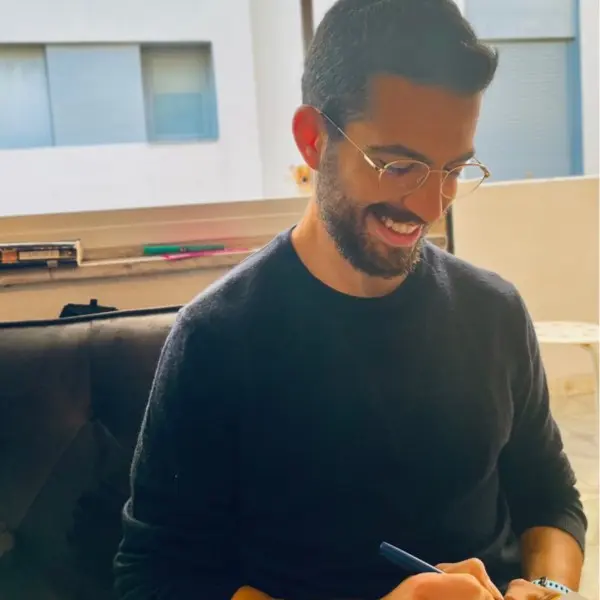
#> input picture image.png, 600 x 600 px
$ python main.py
#> lines starting #> are read from the running program, lines starting #| are printed output that depends on the picture
### image_utils.py
from PIL import Image
import numpy as np
from scipy.ndimage import convolve
from skimage.filters import median
from skimage.morphology import ball
import os

KERNELY = np.array([[1, 2, 1], [0, 0, 0], [-1, -2, -1]])
KERNELX = np.array([[1, 0, -1], [2, 0, -2], [1, 0, -1]])

def load_image(path):
#> called with path = 'image.png'
    if not os.path.exists(path):
        raise ValueError(f"Image at path '{path}' not found.")
    return np.array(Image.open(path))
#> returned value is the input picture: shape (600, 600, 3); mean R, G, B 108.1, 107.6, 103.6

def preprocess_image(image):
    """
    Apply a median filter for noise reduction.
    """
    return median(image, ball(3))

def edge_detection(image_array):
    gray_image = np.mean(image_array, axis=2)
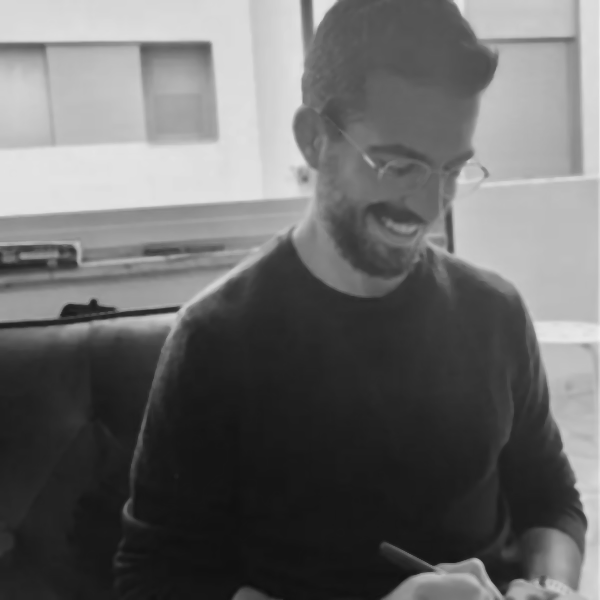
#> gray_image: shape (600, 600) float64; min 15.33, max 240.3, mean 106.3
    kernelY = np.array([[1, 2, 1], [0, 0, 0], [-1, -2, -1]])
    kernelX = np.array([[-1, 0, 1], [-2, 0, 2], [-1, 0, 1]])
    edgeY = convolve(gray_image, kernelY, mode='constant', cval=0.0)
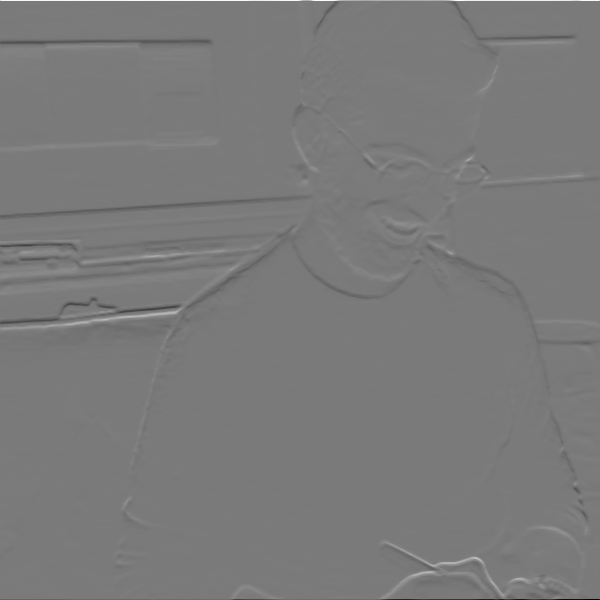
#> edgeY: shape (600, 600) float64; min -850, max 916.3, mean -0.8; drawn with min black and max white
    edgeX = convolve(gray_image, kernelX, mode='constant', cval=0.0)
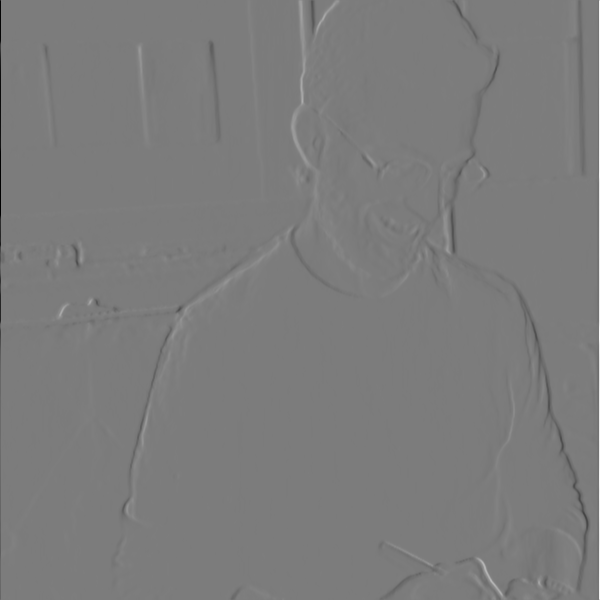
#> edgeX: shape (600, 600) float64; min -905.3, max 950.3, mean -0.7; drawn with min black and max white
    edgeMAG = np.sqrt(edgeX**2 + edgeY**2)
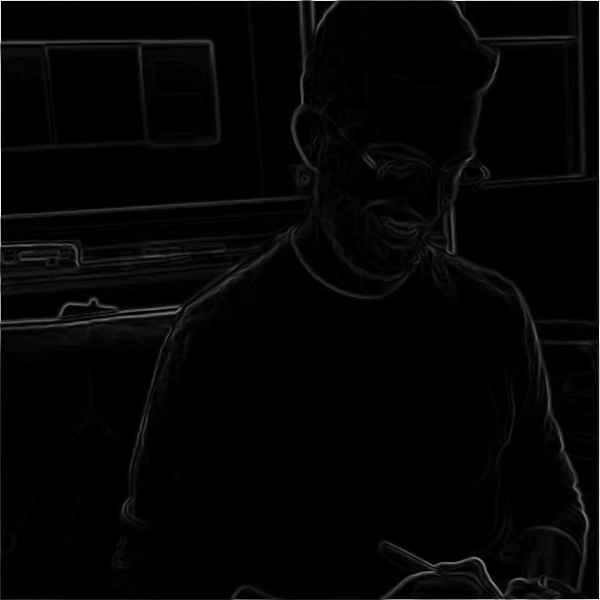
#> edgeMAG: shape (600, 600) float64; min 0, max 956.6, mean 19.8; drawn with min black and max white
    return edgeMAG

### main.py
from image_utils import load_image, edge_detection, preprocess_image

image = load_image('image.png')
image = preprocess_image(image)
edges = edge_detection(image)
print(edges)
#> (printed output is left out)
